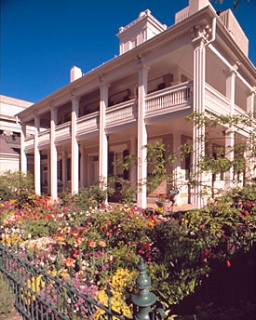
#> input picture 01/lab1/colour_constancy/awb.jpg, 256 x 320 px
$ python AWB.py
#> lines starting #> are read from the running program, lines starting #| are printed output that depends on the picture; long printed decimals are rounded
#> further down, img is the input picture: shape (320, 256, 3); mean R, G, B 121.2, 107.4, 109.3
#| awb.jpg: (320, 256, 3)
from matplotlib import pyplot as plt
import numpy as np
from pathlib import Path

"""
The algorithm assumes that, under a white light source, the average colour in a scene should be achromatic (grey, [128, 128, 128]).

You do not need to apply any pre or post processing steps.

For the calculation or processing, you are not allowed to use any available code or any dedicated library function except standard Numpy functions .
"""


def greyworld_correction(img):
    _img = img.copy()
    original_shape = _img.shape
#> original_shape = (320, 256, 3)
    M, N = original_shape[0], original_shape[1]
#> M = 320; N = 256

    # Reshape image to (3, MN) — list of RGB 3-tuples, tranposed
    _img = _img.reshape(M*N, 3).T
    print(_img.shape)
#| (3, 81920)

    # Convert RBG to xyz (LMS) space with a transformation matrix (von Kries)
    # https://ixora.io/projects/colorblindness/color-blindness-simulation-research/
    B = np.array([[0.31399022, 0.63951294, 0.04649755],
                  [0.15537241, 0.75789446, 0.08670142],
                  [0.01775239, 0.10944209, 0.87256922]])

    B_inv = np.array([[5.47221205, -4.64196011,  0.16963706],
                      [-1.12524192,  2.29317097, -0.1678952],
                      [0.02980163, -0.1931807,  1.1636479]])

    # Apply the RGB -> LMS transformation to iamge using python's dot operator
    _img = B @ _img

    # Calculate the average colour value for each channel
    mean_rgb = np.mean(_img, axis=1)
#> mean_rgb = [111.8, 109.7, 109.3]

    f = 2.0  # Scaling factor that depends on scene
    # Loop through the RGB values and apply greyworld adjustments (divide RGB by mean RGB)
    adj_img = []
    for pixel in _img.T:
        adj_img.append([
            pixel[0] / (f * mean_rgb[0]),
            pixel[1] / (f * mean_rgb[1]),
            pixel[2] / (f * mean_rgb[2]),
        ])
#> this loop made 81920 passes
#> pixel on passes 1 to 3: [28.89, 36.93, 78.44], [36.04, 44.63, 88.13], [35.54, 44.14, 90.63]
#> after the loop, adj_img = 81920 items

    # Convert the list of output pixels to an array and transpose
    adj_img = np.array(adj_img).T

    # Convert back to RGB colourspace
    adj_img = B_inv @ adj_img

    # Reshape into a 2D image
    adj_img = adj_img.T.reshape(original_shape)
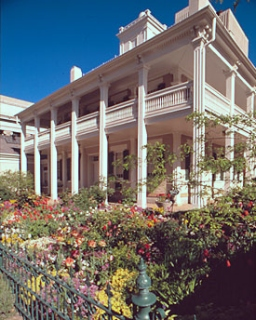
#> adj_img: shape (320, 256, 3) float64; mean of channels 0, 1, 2 0.5, 0.5, 0.5; drawn with min black and max white

    return adj_img


if __name__ == "__main__":
    IMG_PATH = Path('awb.jpg')

    # Read the image
    img = plt.imread(IMG_PATH)
    print(f"{IMG_PATH}: {img.shape}")
    conv_img = greyworld_correction(img)

    # Calculate average pixel values for both images
    M, N = img.shape[0], img.shape[1]
#> M = 320; N = 256
    mean_rgb_orig = np.mean(img.reshape(M*N, 3).T, axis=1)
#> mean_rgb_orig = [121.2, 107.4, 109.3]
    mean_rgb_conv = np.mean(conv_img.reshape(M*N, 3).T, axis=1)
#> mean_rgb_conv = [0.5, 0.5, 0.5]
    print(mean_rgb_orig, mean_rgb_conv)
#| [121.173  107.402 109.302] [0.4999  0.5 0.5001]

    fig, axes = plt.subplots(1, 2)
    axes[0].imshow(img)
    axes[1].imshow(conv_img)

    # Remove axes and fill the available space
    axes[0].axis('off')
    axes[1].axis('off')
    plt.tight_layout()
    plt.show()
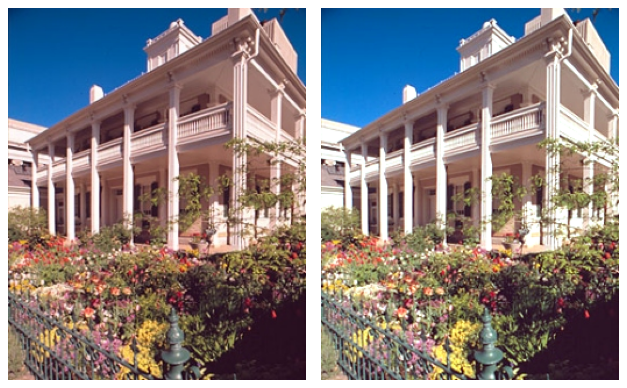
#> figure drawn by matplotlib, 2 panels
